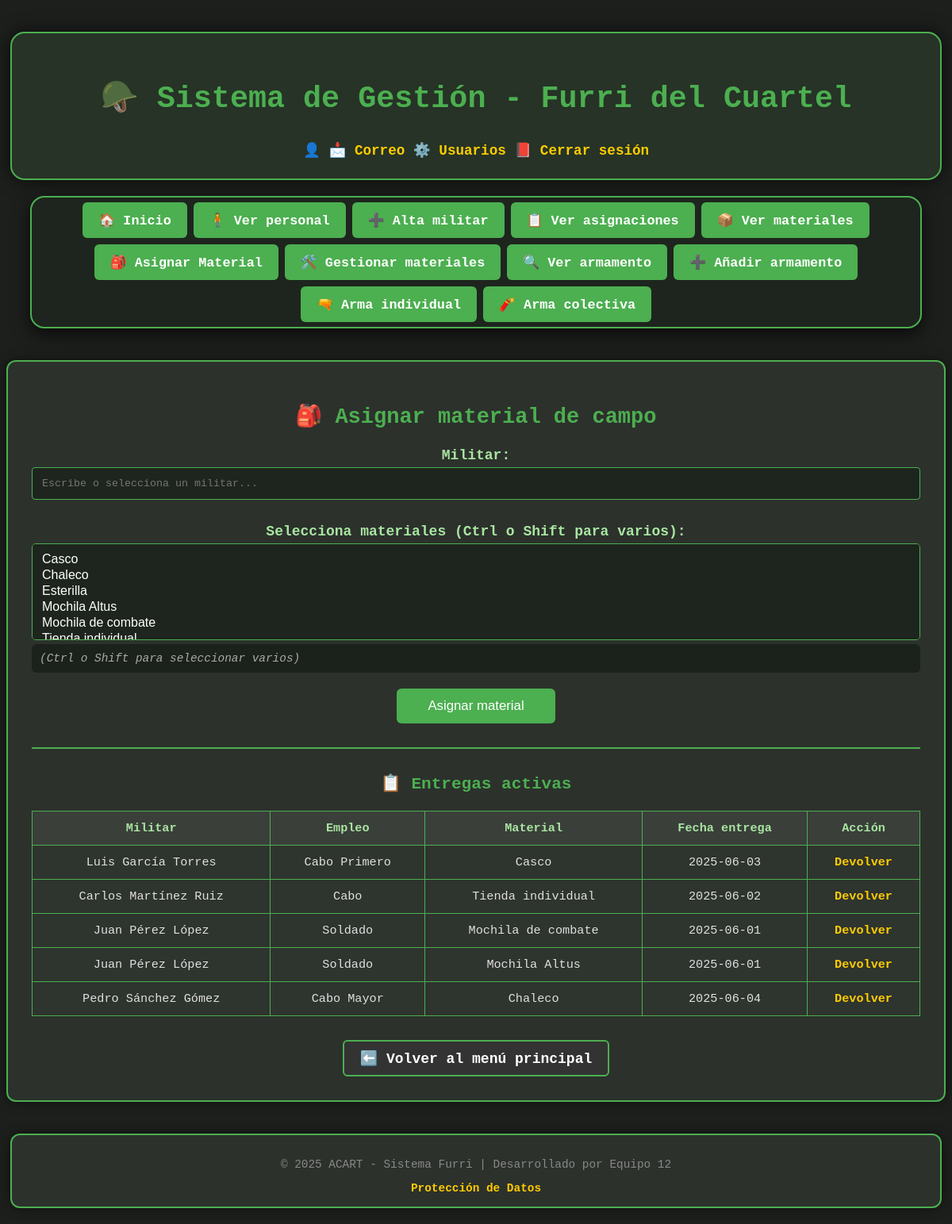
/asignar_material.php (signed in), run on the app's committed database.
### tables this page shows
CREATE TABLE ENTREGAS_INDIVIDUALES (
    id_entrega INT AUTO_INCREMENT PRIMARY KEY,
    id_personal INT,
    id_material INT,
    fecha_entrega DATE DEFAULT (CURRENT_DATE),
    fecha_devolucion DATE DEFAULT NULL,
    FOREIGN KEY (id_personal) REFERENCES PERSONAS(id_personal),
    FOREIGN KEY (id_material) REFERENCES MATERIALES(id_material)
);

CREATE TABLE PERSONAS (
    id_personal INT AUTO_INCREMENT PRIMARY KEY,
    nombre VARCHAR(50) NOT NULL,
    apellidos VARCHAR(150) NOT NULL,
    dni VARCHAR(15) UNIQUE NOT NULL,
    empleo_id INT,
    activo BOOLEAN DEFAULT TRUE,
    FOREIGN KEY (empleo_id) REFERENCES EMPLEOS(id_empleo)
);

CREATE TABLE EMPLEOS (
    id_empleo INT AUTO_INCREMENT PRIMARY KEY,
    nombre_empleo VARCHAR(50) NOT NULL
);

CREATE TABLE MATERIALES (
    id_material INT AUTO_INCREMENT PRIMARY KEY,
    nombre_material VARCHAR(100) NOT NULL,
    descripcion TEXT,
    stock_total INT DEFAULT 0
);

### asignar_material.php (the view, shortened to what this page needs)
<?php
include 'header.php';
include 'conexion.php';
$materiales = $conexion->query("
    SELECT id_material, nombre_material
    FROM MATERIALES
    ORDER BY nombre_material ASC
")->fetch_all(MYSQLI_ASSOC);
$por_pagina = 10;
$pagina = isset($_GET['pagina']) && is_numeric($_GET['pagina']) ? intval($_GET['pagina']) : 1;
$inicio = ($pagina - 1) * $por_pagina;
$consulta_entregas = $conexion->prepare("
    SELECT ei.id_entrega, p.nombre, p.apellidos, m.nombre_material, ei.fecha_entrega, e.nombre_empleo
    FROM ENTREGAS_INDIVIDUALES ei
    JOIN PERSONAS p ON ei.id_personal = p.id_personal
    JOIN EMPLEOS e ON p.empleo_id = e.id_empleo
    JOIN MATERIALES m ON ei.id_material = m.id_material
    WHERE ei.fecha_devolucion IS NULL
    ORDER BY apellidos ASC, nombre ASC
    LIMIT ?, ?
");
$consulta_entregas->bind_param("ii", $inicio, $por_pagina);
$consulta_entregas->execute();
$entregas = $consulta_entregas->get_result()->fetch_all(MYSQLI_ASSOC);
?>
<!DOCTYPE html>
<html lang="es">
<head>
    <link rel="stylesheet" href="estilo.css">
</head>
<body>
<?php include 'nav.php'; ?>
<main class="contenedor">
    <h2>🎒 Asignar material de campo</h2>
    <form method="POST">
    <label>Militar:</label>
    <input list="militares" name="id_personal" class="combo-estilo" required placeholder="Escribe o selecciona un militar...">
    <label>Selecciona materiales (Ctrl o Shift para varios):</label>
    <select name="id_material[]" multiple size="5" required>
        <?php foreach ($materiales as $m): ?>
            <option value="<?= htmlspecialchars($m['nombre_material']) ?>">
            </option>
        <?php endforeach; ?>
    </select>
    <p style="font-size: 0.9rem; color: #aaa; text-align: left;">(Ctrl o Shift para seleccionar varios)</p>
    <input type="submit" value="Asignar material">
</form>
    <hr>
    <h3>📋 Entregas activas</h3>
    <?php if (count($entregas) > 0): ?>
        <table>
            <tr>
                <th>Militar</th>
                <th>Empleo</th>
                <th>Material</th>
                <th>Fecha entrega</th>
                <th>Acción</th>
            </tr>
            <?php foreach ($entregas as $e): ?>
                <tr>
                    <td><?= htmlspecialchars($e['nombre'] . ' ' . $e['apellidos']) ?></td>
                    <td><?= htmlspecialchars($e['nombre_empleo']) ?></td>
                    <td><?= htmlspecialchars($e['nombre_material']) ?></td>
                    <td><?= $e['fecha_entrega'] ?></td>
                    <td>
                        <a href="?devolver=<?= $e['id_entrega'] ?>" onclick="return confirm('¿Confirmar devolución?')">Devolver</a>
                    </td>
                </tr>
            <?php endforeach; ?>
        </table>
    <?php else: ?>
        <p>No hay entregas activas.</p>
    <?php endif; ?>
    <div style="text-align: center; margin-top: 30px;">
        <a href="index.php" class="boton-volver">⬅️ Volver al menú principal</a>
    </div>
</main>
<?php include 'footer.php'; ?>
</body>
</html>

### estilo.css (style rules this page uses)
body { background-color: #1d1f1d; color: #e0e0e0; font-family: 'Courier New', monospace; margin: 0; padding: 0; }
h2, h3 { color: #4caf50; text-align: center; }
header, nav, .contenedor, .flex-wrapper, footer { max-width: 1100px; margin-left: auto; margin-right: auto; }
.contenedor { margin-top: 0; margin-bottom: 40px; padding: 30px; background-color: #2c312c; border: 2px solid #4caf50; border-radius: 12px; text-align: center; box-shadow: 0 0 14px #00000080; }
.boton-volver { display: inline-block; padding: 10px 20px; background-color: #333; color: #fff; border: 2px solid #4caf50; border-radius: 6px; text-decoration: none; font-weight: bold; transition: background-color 0.3s, border-color 0.3s; }
form { max-width: 100%; margin: 0 auto; }
label, form label { display: block; margin: 10px 0 5px; color: #a9e5a1; font-weight: bold; }
input[type="text"], input[type="password"], input[type="email"], input[type="number"], select, textarea { width: 100%; padding: 10px; margin-bottom: 15px; border-radius: 5px; border: 1px solid #4caf50; background-color: #1e251e; color: white; font-size: 1rem; box-sizing: border-box; }
input[list].combo-estilo { width: 100%; padding: 12px; border: 1px solid #4CAF50; background-color: #1e251e; color: #ffffff; font-family: 'Courier New', monospace; border-radius: 4px; margin-bottom: 20px; box-sizing: border-box; }
input[type="submit"] { width: auto; min-width: 180px; padding: 10px 22px; margin: 20px auto 10px; display: block; background-color: #4caf50; border: none; color: white; font-size: 1rem; border-radius: 6px; cursor: pointer; transition: background-color 0.3s; text-align: center; }
table { width: 100%; border-collapse: collapse; margin-top: 10px; background-color: #2e342e; }
th, td { padding: 10px; border: 1px solid #4caf50; text-align: center; }
th { background-color: #3a3f3a; color: #a9e5a1; }
a { color: #ffcc00; text-decoration: none; font-weight: bold; }
p[style] { padding: 10px; border-radius: 6px; font-family: monospace; background-color: #1b211b; margin-bottom: 15px; }
p[style*="font-size: 0.9rem"] { margin-top: -10px; margin-bottom: 20px; font-style: italic; }
select[multiple] { height: auto; min-height: 120px; }
hr { border: 1px solid #4caf50; margin: 30px 0; }
@media (min-width: 1200px) { body { font-size: 18px; } }
@media (min-width: 1200px) { header, nav, .contenedor, .flex-wrapper, footer { max-width: 1300px; width: calc(100% - 80px); } }
@media (min-width: 1200px) { table { font-size: 0.95rem; } }
@media (min-width: 1200px) { th, td { padding: 12px; } }
@media (min-width: 1200px) { input[type="submit"] { min-width: 200px; padding: 12px 26px; font-size: 1.05rem; } }

### data on the page
entregas_individuales: id_personal.apellidos "Luis García Torres", empleos.nombre_empleo "Cabo Primero", id_material.nombre_material "Casco", fecha_entrega "2025-06-03"
entregas_individuales: id_personal.apellidos "Carlos Martínez Ruiz", empleos.nombre_empleo "Cabo", id_material.nombre_material "Tienda individual", fecha_entrega "2025-06-02"
entregas_individuales: id_personal.apellidos "Juan Pérez López", empleos.nombre_empleo "Soldado", id_material.nombre_material "Mochila de combate", fecha_entrega "2025-06-01"
entregas_individuales: id_personal.apellidos "Juan Pérez López", empleos.nombre_empleo "Soldado", id_material.nombre_material "Mochila Altus", fecha_entrega "2025-06-01"
entregas_individuales: id_personal.apellidos "Pedro Sánchez Gómez", empleos.nombre_empleo "Cabo Mayor", id_material.nombre_material "Chaleco", fecha_entrega "2025-06-04"
